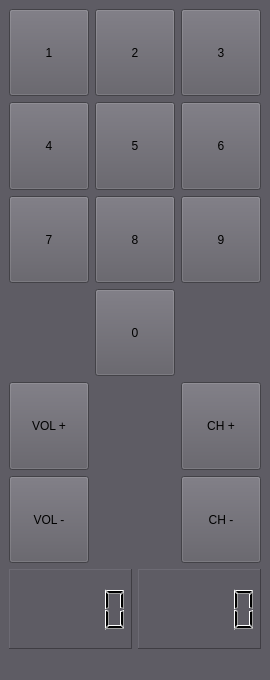
<?xml version="1.0" encoding="UTF-8"?>
<ui version="4.0">
 <class>MainWindow</class>
 <widget class="QMainWindow" name="MainWindow">
  <property name="windowModality">
   <enum>Qt::NonModal</enum>
  </property>
  <property name="geometry">
   <rect>
    <x>0</x>
    <y>0</y>
    <width>240</width>
    <height>680</height>
   </rect>
  </property>
  <property name="sizePolicy">
   <sizepolicy hsizetype="Preferred" vsizetype="Preferred">
    <horstretch>0</horstretch>
    <verstretch>0</verstretch>
   </sizepolicy>
  </property>
  <property name="cursor">
   <cursorShape>ArrowCursor</cursorShape>
  </property>
  <property name="windowTitle">
   <string>TV control</string>
  </property>
  <property name="styleSheet">
   <string notr="true">background-color: rgb(94, 92, 100);</string>
  </property>
  <widget class="QWidget" name="centralwidget">
   <layout class="QGridLayout" name="gridLayout_3">
    <item row="0" column="0">
     <layout class="QVBoxLayout" name="verticalLayout">
      <item>
       <layout class="QGridLayout" name="gridLayout">
        <item row="7" column="0">
         <widget class="QPushButton" name="pushButton_7">
          <property name="sizePolicy">
           <sizepolicy hsizetype="Minimum" vsizetype="Expanding">
            <horstretch>0</horstretch>
            <verstretch>0</verstretch>
           </sizepolicy>
          </property>
          <property name="text">
           <string>7</string>
          </property>
         </widget>
        </item>
        <item row="8" column="1">
         <widget class="QPushButton" name="pushButton_0">
          <property name="sizePolicy">
           <sizepolicy hsizetype="Minimum" vsizetype="Expanding">
            <horstretch>0</horstretch>
            <verstretch>0</verstretch>
           </sizepolicy>
          </property>
          <property name="text">
           <string>0</string>
          </property>
         </widget>
        </item>
        <item row="10" column="0">
         <widget class="QPushButton" name="vol_down">
          <property name="sizePolicy">
           <sizepolicy hsizetype="Minimum" vsizetype="Expanding">
            <horstretch>0</horstretch>
            <verstretch>0</verstretch>
           </sizepolicy>
          </property>
          <property name="text">
           <string>VOL -</string>
          </property>
         </widget>
        </item>
        <item row="0" column="2">
         <widget class="QPushButton" name="pushButton_3">
          <property name="sizePolicy">
           <sizepolicy hsizetype="Minimum" vsizetype="Expanding">
            <horstretch>0</horstretch>
            <verstretch>0</verstretch>
           </sizepolicy>
          </property>
          <property name="text">
           <string>3</string>
          </property>
         </widget>
        </item>
        <item row="3" column="2">
         <widget class="QPushButton" name="pushButton_6">
          <property name="sizePolicy">
           <sizepolicy hsizetype="Minimum" vsizetype="Expanding">
            <horstretch>0</horstretch>
            <verstretch>0</verstretch>
           </sizepolicy>
          </property>
          <property name="text">
           <string>6</string>
          </property>
         </widget>
        </item>
        <item row="0" column="0">
         <widget class="QPushButton" name="pushButton_1">
          <property name="sizePolicy">
           <sizepolicy hsizetype="Minimum" vsizetype="Expanding">
            <horstretch>0</horstretch>
            <verstretch>0</verstretch>
           </sizepolicy>
          </property>
          <property name="text">
           <string>1</string>
          </property>
         </widget>
        </item>
        <item row="0" column="1">
         <widget class="QPushButton" name="pushButton_2">
          <property name="sizePolicy">
           <sizepolicy hsizetype="Minimum" vsizetype="Expanding">
            <horstretch>0</horstretch>
            <verstretch>0</verstretch>
           </sizepolicy>
          </property>
          <property name="text">
           <string>2</string>
          </property>
         </widget>
        </item>
        <item row="7" column="2">
         <widget class="QPushButton" name="pushButton_9">
          <property name="sizePolicy">
           <sizepolicy hsizetype="Minimum" vsizetype="Expanding">
            <horstretch>0</horstretch>
            <verstretch>0</verstretch>
           </sizepolicy>
          </property>
          <property name="text">
           <string>9</string>
          </property>
         </widget>
        </item>
        <item row="9" column="2">
         <widget class="QPushButton" name="ch_up">
          <property name="sizePolicy">
           <sizepolicy hsizetype="Minimum" vsizetype="Expanding">
            <horstretch>0</horstretch>
            <verstretch>0</verstretch>
           </sizepolicy>
          </property>
          <property name="text">
           <string>CH +</string>
          </property>
         </widget>
        </item>
        <item row="3" column="0">
         <widget class="QPushButton" name="pushButton_4">
          <property name="sizePolicy">
           <sizepolicy hsizetype="Minimum" vsizetype="Expanding">
            <horstretch>0</horstretch>
            <verstretch>0</verstretch>
           </sizepolicy>
          </property>
          <property name="text">
           <string>4</string>
          </property>
         </widget>
        </item>
        <item row="7" column="1">
         <widget class="QPushButton" name="pushButton_8">
          <property name="sizePolicy">
           <sizepolicy hsizetype="Minimum" vsizetype="Expanding">
            <horstretch>0</horstretch>
            <verstretch>0</verstretch>
           </sizepolicy>
          </property>
          <property name="text">
           <string>8</string>
          </property>
         </widget>
        </item>
        <item row="3" column="1">
         <widget class="QPushButton" name="pushButton_5">
          <property name="sizePolicy">
           <sizepolicy hsizetype="Minimum" vsizetype="Expanding">
            <horstretch>0</horstretch>
            <verstretch>0</verstretch>
           </sizepolicy>
          </property>
          <property name="text">
           <string>5</string>
          </property>
         </widget>
        </item>
        <item row="9" column="0">
         <widget class="QPushButton" name="vol_up">
          <property name="sizePolicy">
           <sizepolicy hsizetype="Minimum" vsizetype="Expanding">
            <horstretch>0</horstretch>
            <verstretch>0</verstretch>
           </sizepolicy>
          </property>
          <property name="text">
           <string>VOL +</string>
          </property>
         </widget>
        </item>
        <item row="10" column="2">
         <widget class="QPushButton" name="ch_down">
          <property name="sizePolicy">
           <sizepolicy hsizetype="Minimum" vsizetype="Expanding">
            <horstretch>0</horstretch>
            <verstretch>0</verstretch>
           </sizepolicy>
          </property>
          <property name="text">
           <string>CH -</string>
          </property>
         </widget>
        </item>
       </layout>
      </item>
      <item>
       <layout class="QGridLayout" name="gridLayout_2">
        <item row="0" column="0">
         <widget class="QLCDNumber" name="lcdNumber_vol">
          <property name="sizePolicy">
           <sizepolicy hsizetype="Expanding" vsizetype="Minimum">
            <horstretch>0</horstretch>
            <verstretch>0</verstretch>
           </sizepolicy>
          </property>
          <property name="minimumSize">
           <size>
            <width>0</width>
            <height>80</height>
           </size>
          </property>
          <property name="frameShape">
           <enum>QFrame::Panel</enum>
          </property>
         </widget>
        </item>
        <item row="0" column="1">
         <widget class="QLCDNumber" name="lcdNumber_ch">
          <property name="sizePolicy">
           <sizepolicy hsizetype="Expanding" vsizetype="Minimum">
            <horstretch>0</horstretch>
            <verstretch>0</verstretch>
           </sizepolicy>
          </property>
          <property name="minimumSize">
           <size>
            <width>0</width>
            <height>80</height>
           </size>
          </property>
          <property name="frameShape">
           <enum>QFrame::Panel</enum>
          </property>
         </widget>
        </item>
       </layout>
      </item>
     </layout>
    </item>
   </layout>
  </widget>
  <widget class="QMenuBar" name="menubar">
   <property name="geometry">
    <rect>
     <x>0</x>
     <y>0</y>
     <width>240</width>
     <height>20</height>
    </rect>
   </property>
  </widget>
  <widget class="QStatusBar" name="statusbar"/>
 </widget>
 <resources/>
 <connections>
  <connection>
   <sender>pushButton_1</sender>
   <signal>clicked()</signal>
   <receiver>MainWindow</receiver>
   <slot>push1()</slot>
   <hints>
    <hint type="sourcelabel">
     <x>70</x>
     <y>50</y>
    </hint>
    <hint type="destinationlabel">
     <x>37</x>
     <y>319</y>
    </hint>
   </hints>
  </connection>
  <connection>
   <sender>pushButton_2</sender>
   <signal>clicked()</signal>
   <receiver>MainWindow</receiver>
   <slot>push2()</slot>
   <hints>
    <hint type="sourcelabel">
     <x>127</x>
     <y>51</y>
    </hint>
    <hint type="destinationlabel">
     <x>93</x>
     <y>320</y>
    </hint>
   </hints>
  </connection>
  <connection>
   <sender>pushButton_3</sender>
   <signal>clicked()</signal>
   <receiver>MainWindow</receiver>
   <slot>push3()</slot>
   <hints>
    <hint type="sourcelabel">
     <x>202</x>
     <y>40</y>
    </hint>
    <hint type="destinationlabel">
     <x>147</x>
     <y>320</y>
    </hint>
   </hints>
  </connection>
  <connection>
   <sender>pushButton_4</sender>
   <signal>clicked()</signal>
   <receiver>MainWindow</receiver>
   <slot>push4()</slot>
   <hints>
    <hint type="sourcelabel">
     <x>44</x>
     <y>71</y>
    </hint>
    <hint type="destinationlabel">
     <x>29</x>
     <y>303</y>
    </hint>
   </hints>
  </connection>
  <connection>
   <sender>pushButton_5</sender>
   <signal>clicked()</signal>
   <receiver>MainWindow</receiver>
   <slot>push5()</slot>
   <hints>
    <hint type="sourcelabel">
     <x>150</x>
     <y>71</y>
    </hint>
    <hint type="destinationlabel">
     <x>167</x>
     <y>307</y>
    </hint>
   </hints>
  </connection>
  <connection>
   <sender>pushButton_6</sender>
   <signal>clicked()</signal>
   <receiver>MainWindow</receiver>
   <slot>push6()</slot>
   <hints>
    <hint type="sourcelabel">
     <x>254</x>
     <y>79</y>
    </hint>
    <hint type="destinationlabel">
     <x>248</x>
     <y>309</y>
    </hint>
   </hints>
  </connection>
  <connection>
   <sender>pushButton_7</sender>
   <signal>clicked()</signal>
   <receiver>MainWindow</receiver>
   <slot>push7()</slot>
   <hints>
    <hint type="sourcelabel">
     <x>62</x>
     <y>108</y>
    </hint>
    <hint type="destinationlabel">
     <x>33</x>
     <y>350</y>
    </hint>
   </hints>
  </connection>
  <connection>
   <sender>pushButton_8</sender>
   <signal>clicked()</signal>
   <receiver>MainWindow</receiver>
   <slot>push8()</slot>
   <hints>
    <hint type="sourcelabel">
     <x>120</x>
     <y>102</y>
    </hint>
    <hint type="destinationlabel">
     <x>87</x>
     <y>352</y>
    </hint>
   </hints>
  </connection>
  <connection>
   <sender>pushButton_9</sender>
   <signal>clicked()</signal>
   <receiver>MainWindow</receiver>
   <slot>push9()</slot>
   <hints>
    <hint type="sourcelabel">
     <x>224</x>
     <y>102</y>
    </hint>
    <hint type="destinationlabel">
     <x>189</x>
     <y>350</y>
    </hint>
   </hints>
  </connection>
  <connection>
   <sender>pushButton_0</sender>
   <signal>clicked()</signal>
   <receiver>MainWindow</receiver>
   <slot>push0()</slot>
   <hints>
    <hint type="sourcelabel">
     <x>141</x>
     <y>130</y>
    </hint>
    <hint type="destinationlabel">
     <x>215</x>
     <y>372</y>
    </hint>
   </hints>
  </connection>
  <connection>
   <sender>vol_up</sender>
   <signal>clicked()</signal>
   <receiver>MainWindow</receiver>
   <slot>vol_up()</slot>
   <hints>
    <hint type="sourcelabel">
     <x>84</x>
     <y>167</y>
    </hint>
    <hint type="destinationlabel">
     <x>84</x>
     <y>383</y>
    </hint>
   </hints>
  </connection>
  <connection>
   <sender>vol_down</sender>
   <signal>clicked()</signal>
   <receiver>MainWindow</receiver>
   <slot>vol_down()</slot>
   <hints>
    <hint type="sourcelabel">
     <x>71</x>
     <y>188</y>
    </hint>
    <hint type="destinationlabel">
     <x>42</x>
     <y>384</y>
    </hint>
   </hints>
  </connection>
  <connection>
   <sender>ch_up</sender>
   <signal>clicked()</signal>
   <receiver>MainWindow</receiver>
   <slot>ch_up()</slot>
   <hints>
    <hint type="sourcelabel">
     <x>215</x>
     <y>161</y>
    </hint>
    <hint type="destinationlabel">
     <x>169</x>
     <y>395</y>
    </hint>
   </hints>
  </connection>
  <connection>
   <sender>ch_down</sender>
   <signal>clicked()</signal>
   <receiver>MainWindow</receiver>
   <slot>ch_down()</slot>
   <hints>
    <hint type="sourcelabel">
     <x>234</x>
     <y>188</y>
    </hint>
    <hint type="destinationlabel">
     <x>211</x>
     <y>411</y>
    </hint>
   </hints>
  </connection>
 </connections>
 <slots>
  <slot>push1()</slot>
  <slot>push2()</slot>
  <slot>push3()</slot>
  <slot>push4()</slot>
  <slot>push5()</slot>
  <slot>push6()</slot>
  <slot>push7()</slot>
  <slot>push8()</slot>
  <slot>push9()</slot>
  <slot>push0()</slot>
  <slot>vol_up()</slot>
  <slot>vol_down()</slot>
  <slot>ch_up()</slot>
  <slot>ch_down()</slot>
 </slots>
</ui>
